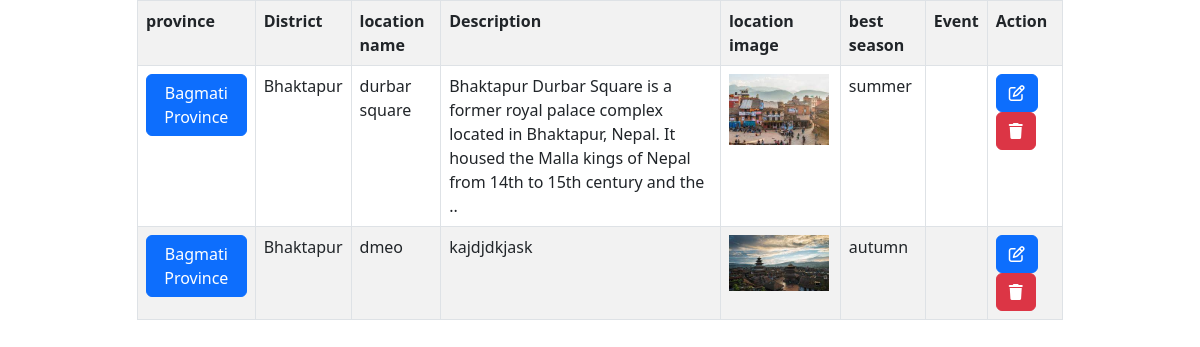
Page /location/Bhaktapur/ on the earlier database version.
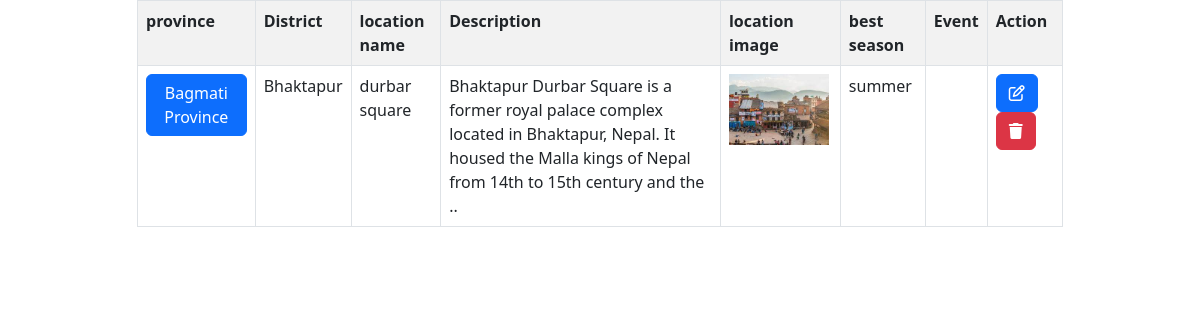
Same page on the later database version.
### location_data/models.py (models this page shows, shortened)
class Location(models.Model):
    district=models.ForeignKey(District, on_delete=models.CASCADE)
    location_name=models.CharField(max_length=100)
    location_desc=models.TextField()
    location_image = models.FileField(upload_to='static/uploads/location',null=True)
    best_season = models.CharField(max_length=10, default='any', choices=(('any', 'any'), ('spring', 'spring'), ('summer', 'summer'), ('autumn', 'autumn'), ('winter', 'winter')))

class District(models.Model):
    province=models.CharField(max_length=100,choices=province)
    district_name=models.CharField(max_length=100)
    district_desc=models.TextField()
    district_images = models.FileField(upload_to='static/uploads')

### location_data/views.py (the view)
# urls.py: path('location/<str:district_name>/',show_location),
def show_location(request,district_name):
    district = District.objects.get(district_name=district_name)
    getlocationdata=Location.objects.filter(district=district)
    context={
        'location_inf':getlocationdata
    }
    return render(request, 'location_data/location.html',context)

### location_data/templates/location_data/location.html (shortened to what this page needs)
{% extends 'layout.html' %}
{% load static %}
{% block main-content %}
<div class="container">
    <div class="row d-flex justify-content-center">
        <div class="col-md-10">
            <table class="table table-bordered table-striped">
                <tr>
                    <th>province</th>
                    <th>District</th>
                    <th>location name</th>
                    <th>Description</th>
                    <th>location image</th>
                    <th>best season</th>
                    <th>Event</th>
                    <th>Action</th>
                </tr>
                {% for location in location_inf %}
                <tr>
                    <td><a href="/province/{{location.district.province}}" class="btn btn-primary">{{location.district.province}}</a></td>
                    <td>{{location.district.district_name}}</td>
                    <td>{{location.location_name}}</td>
                    <td>{{location.location_desc}}</td>
                    <td>
                        <img src="/{{location.location_image}}" alt="" width="100">
                    </td>
                    <td>{{location.best_season}}</td>
                    <td>{{location.event}}</td>
                    <td>
                        <a href="/updatelocation/{{location.district.district_name}}/{{location.id}}" class="btn btn-primary"><i class="fa-regular fa-pen-to-square"></i></a>&nbsp;&nbsp;
                        <a href="/deletelocation/{{location.district.district_name}}/{{location.id}}" class="btn btn-danger" onclick="return confirm('Are you sure want to delete this Location?')"><i class="fa-solid fa-trash"></i></a>
                    </td>
                </tr>
                {% endfor %}
            </table>
        </div>
    </div>
</div>
{% endblock %}

### templates/layout.html (shortened to what this page needs)
<!DOCTYPE html>
<html lang="en">
<head>
    <link href="https://cdn.jsdelivr.net/npm/bootstrap@5.3.0-alpha3/dist/css/bootstrap.min.css" rel="stylesheet">
    <link rel="stylesheet" href="https://cdnjs.cloudflare.com/ajax/libs/font-awesome/6.4.0/css/all.min.css" />
    {% load static %}
    <link rel="stylesheet" href="{% static 'css/style.css' %}">
</head>
<body>
    {% block main-content %}
    {% endblock %}
</body>
</html>

Differences in the rows shown:
removed Location: district.province "Bagmati Province", district.district_name "Bhaktapur", location_name "dmeo", location_desc "kajdjdkjask", location_image (picture), best_season "autumn"
